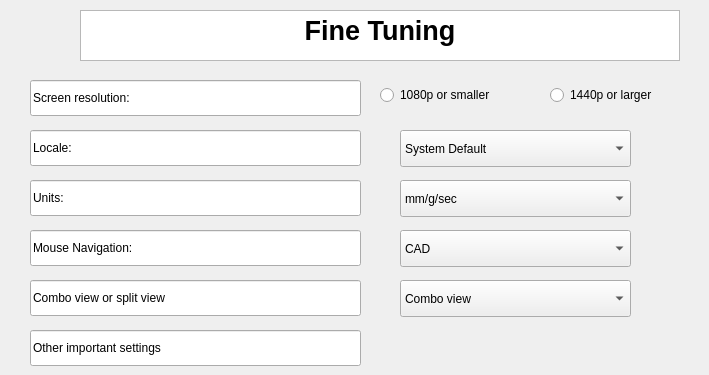
  <widget class="QWizardPage" name="Wizard_4">
   <widget class="QRadioButton" name="radioButton_11">
    <property name="geometry">
     <rect>
      <x>380</x>
      <y>70</y>
      <width>150</width>
      <height>50</height>
     </rect>
    </property>
    <property name="text">
     <string>1080p or smaller</string>
    </property>
   </widget>
   <widget class="QTextBrowser" name="textBrowser_15">
    <property name="geometry">
     <rect>
      <x>80</x>
      <y>10</y>
      <width>600</width>
      <height>51</height>
     </rect>
    </property>
    <property name="sizeAdjustPolicy">
     <enum>QAbstractScrollArea::AdjustIgnored</enum>
    </property>
    <property name="markdown">
     <string>**Fine Tuning**

</string>
    </property>
    <property name="html">
     <string>&lt;!DOCTYPE HTML PUBLIC &quot;-//W3C//DTD HTML 4.0//EN&quot; &quot;http://www.w3.org/TR/REC-html40/strict.dtd&quot;&gt;
&lt;html&gt;&lt;head&gt;&lt;meta name=&quot;qrichtext&quot; content=&quot;1&quot; /&gt;&lt;style type=&quot;text/css&quot;&gt;
p, li { white-space: pre-wrap; }
&lt;/style&gt;&lt;/head&gt;&lt;body style=&quot; font-family:'Noto Sans'; font-size:10pt; font-weight:400; font-style:normal;&quot;&gt;
&lt;p align=&quot;center&quot; style=&quot; margin-top:0px; margin-bottom:0px; margin-left:0px; margin-right:0px; -qt-block-indent:0; text-indent:0px;&quot;&gt;&lt;span style=&quot; font-family:'Cantarell'; font-size:20pt; font-weight:600;&quot;&gt;Fine Tuning&lt;/span&gt;&lt;/p&gt;&lt;/body&gt;&lt;/html&gt;</string>
    </property>
   </widget>
   <widget class="QLineEdit" name="lineEdit">
    <property name="geometry">
     <rect>
      <x>30</x>
      <y>80</y>
      <width>331</width>
      <height>36</height>
     </rect>
    </property>
    <property name="text">
     <string>Screen resolution:</string>
    </property>
   </widget>
   <widget class="QRadioButton" name="radioButton_16">
    <property name="geometry">
     <rect>
      <x>550</x>
      <y>70</y>
      <width>150</width>
      <height>50</height>
     </rect>
    </property>
    <property name="text">
     <string>1440p or larger</string>
    </property>
   </widget>
   <widget class="QLineEdit" name="lineEdit_2">
    <property name="geometry">
     <rect>
      <x>30</x>
      <y>130</y>
      <width>331</width>
      <height>36</height>
     </rect>
    </property>
    <property name="text">
     <string>Locale:</string>
    </property>
   </widget>
   <widget class="QComboBox" name="comboBox">
    <property name="geometry">
     <rect>
      <x>400</x>
      <y>180</y>
      <width>231</width>
      <height>37</height>
     </rect>
    </property>
    <item>
     <property name="text">
      <string>mm/g/sec</string>
     </property>
    </item>
   </widget>
   <widget class="QLineEdit" name="lineEdit_3">
    <property name="geometry">
     <rect>
      <x>30</x>
      <y>180</y>
      <width>331</width>
      <height>36</height>
     </rect>
    </property>
    <property name="text">
     <string>Units:</string>
    </property>
   </widget>
   <widget class="QComboBox" name="comboBox_2">
    <property name="geometry">
     <rect>
      <x>400</x>
      <y>130</y>
      <width>231</width>
      <height>37</height>
     </rect>
    </property>
    <item>
     <property name="text">
      <string>System Default</string>
     </property>
    </item>
   </widget>
   <widget class="QLineEdit" name="lineEdit_4">
    <property name="geometry">
     <rect>
      <x>30</x>
      <y>230</y>
      <width>331</width>
      <height>36</height>
     </rect>
    </property>
    <property name="text">
     <string>Mouse Navigation:</string>
    </property>
   </widget>
   <widget class="QComboBox" name="comboBox_3">
    <property name="geometry">
     <rect>
      <x>400</x>
      <y>230</y>
      <width>231</width>
      <height>37</height>
     </rect>
    </property>
    <item>
     <property name="text">
      <string>CAD</string>
     </property>
    </item>
   </widget>
   <widget class="QLineEdit" name="lineEdit_5">
    <property name="geometry">
     <rect>
      <x>30</x>
      <y>280</y>
      <width>331</width>
      <height>36</height>
     </rect>
    </property>
    <property name="toolTip">
     <string>&lt;html&gt;&lt;head/&gt;&lt;body&gt;&lt;p&gt;Combo view:&lt;/p&gt;&lt;p&gt;(image of combo view)&lt;/p&gt;&lt;p&gt;&lt;br/&gt;&lt;/p&gt;&lt;p&gt;Split view:&lt;/p&gt;&lt;p&gt;(image of split view)&lt;/p&gt;&lt;/body&gt;&lt;/html&gt;</string>
    </property>
    <property name="text">
     <string>Combo view or split view</string>
    </property>
   </widget>
   <widget class="QComboBox" name="comboBox_4">
    <property name="geometry">
     <rect>
      <x>400</x>
      <y>280</y>
      <width>231</width>
      <height>37</height>
     </rect>
    </property>
    <item>
     <property name="text">
      <string>Combo view</string>
     </property>
    </item>
   </widget>
   <widget class="QLineEdit" name="lineEdit_6">
    <property name="geometry">
     <rect>
      <x>30</x>
      <y>330</y>
      <width>331</width>
      <height>36</height>
     </rect>
    </property>
    <property name="toolTip">
     <string>&lt;html&gt;&lt;head/&gt;&lt;body&gt;&lt;p&gt;Combo view:&lt;/p&gt;&lt;p&gt;(image of combo view)&lt;/p&gt;&lt;p&gt;&lt;br/&gt;&lt;/p&gt;&lt;p&gt;Split view:&lt;/p&gt;&lt;p&gt;(image of split view)&lt;/p&gt;&lt;/body&gt;&lt;/html&gt;</string>
    </property>
    <property name="text">
     <string>Other important settings</string>
    </property>
   </widget>
  </widget>
